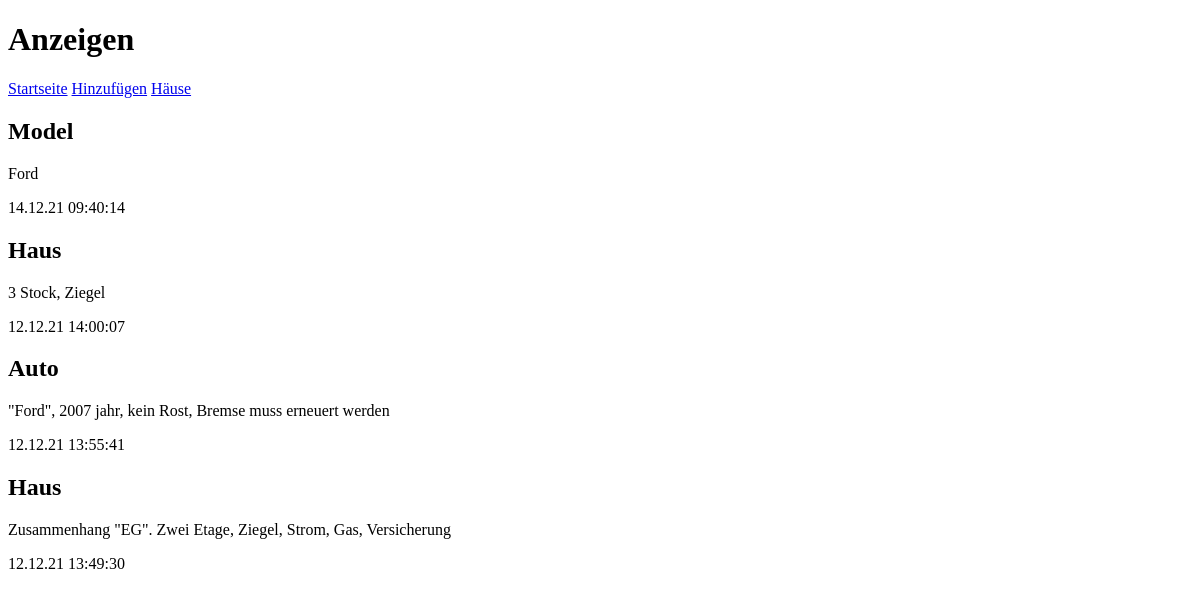
Page /bboard/ on the earlier database version.
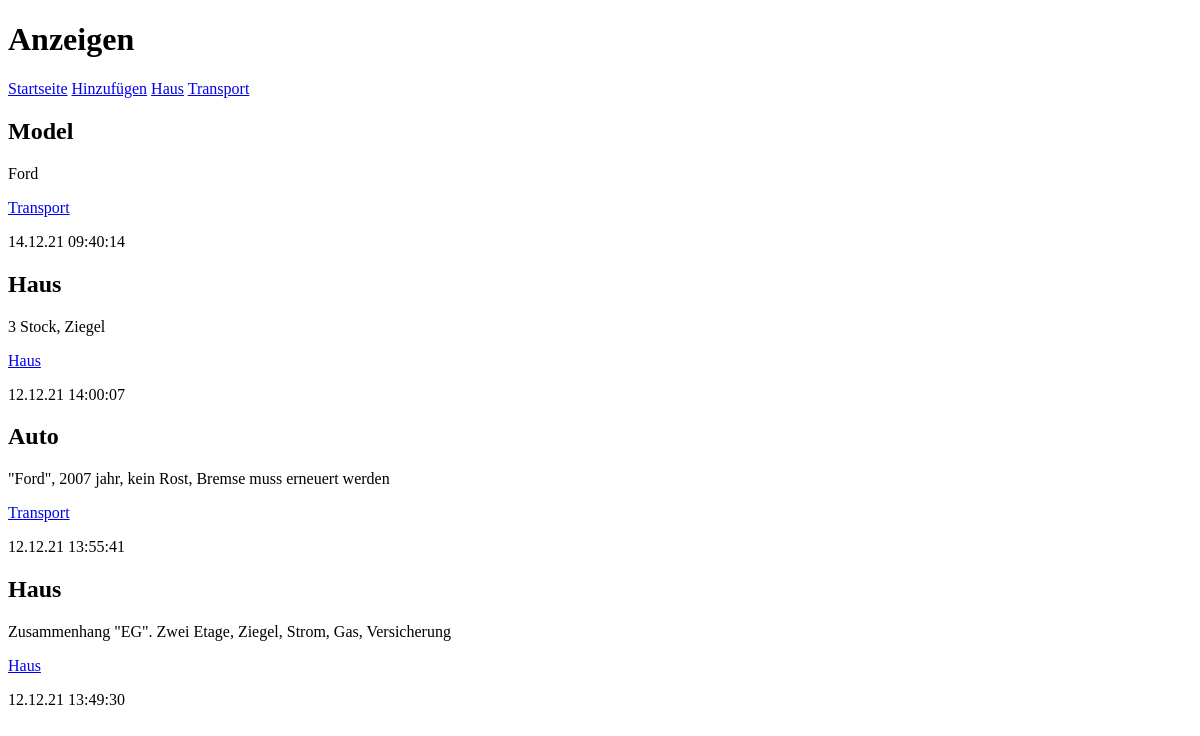
Same page on the later database version.
### bboard/models.py (models this page shows, shortened)
class Rubric(models.Model):
    name = models.CharField(max_length=20, db_index=True, verbose_name='Name')
    class Meta:
        verbose_name_plural = 'Kategorien'
        verbose_name = 'Kategorie'
        ordering = ['name']

class Bb(models.Model):
    title = models.CharField(max_length=50, verbose_name='Material')
    content = models.TextField(null=True, blank=True, verbose_name='Description')
    price = models.FloatField(null=True, blank=True, verbose_name='Price')
    published = models.DateTimeField(auto_now_add=True, db_index=True, verbose_name='Published')
    rubric = models.ForeignKey('Rubric', null=True, on_delete=models.PROTECT, verbose_name='Kategorie')
    class Meta:
        verbose_name_plural = 'Anzeigen'
        verbose_name = 'Material'
        ordering = ['-published']

### bboard/views.py (the view)
# urls.py: path('', index, name='index'),
def index(request):
    bbs = Bb.objects.all()
    rubrics = Rubric.objects.all()
    context = {'bbs': bbs, 'rubrics': rubrics}
    return render(request, 'bboard/index.html', context)

### bboard/templates/bboard/index.html (shortened to what this page needs)
<!DOCTYPE html>
<html>
     <head>
     </head>
     <body>
          <h1>Anzeigen</h1>
          <div>
              <a href="{% url 'index' %}">Startseite</a>
              <a href="{% url 'add' %}">Hinzufügen</a>
              {% for rubric in rubrics %}
              <a href="{% url 'by_rubric' rubric.pk %}">{{ rubric.name }}</a>
              {% endfor %}
          </div>
          {% for bb in bbs %}
          <div>
              <h2>{{ bb.title }}</h2>
              <p>{{ bb.content }}</p>
              <p><a href="/bboard/{{ bb.rubric.pk }}/"</p>
              {{ bb.rubric.name }}</a></p>
              <p>{{ bb.published|date:'d.m.y H:i:s' }}</p>
           </div>
          {% endfor %}
     </body>
</html>

Differences in the rows shown:
changed Rubric: name "Häuse" → "Haus"
added Rubric: name "Transport"
changed Bb "Model": rubric_id empty → 2 (drawn); rubric.name (not shown) → "Transport"
changed Bb "3 Stock, Ziegel": rubric_id empty → 1 (drawn); rubric.name (not shown) → "Haus"
changed Bb "Auto": rubric_id empty → 2 (drawn); rubric.name (not shown) → "Transport"
changed Bb "Zusammenhang \"EG\". Zwei Etage, Ziegel, Strom, Gas, Versicherung": rubric_id empty → 1 (drawn); rubric.name (not shown) → "Haus"
